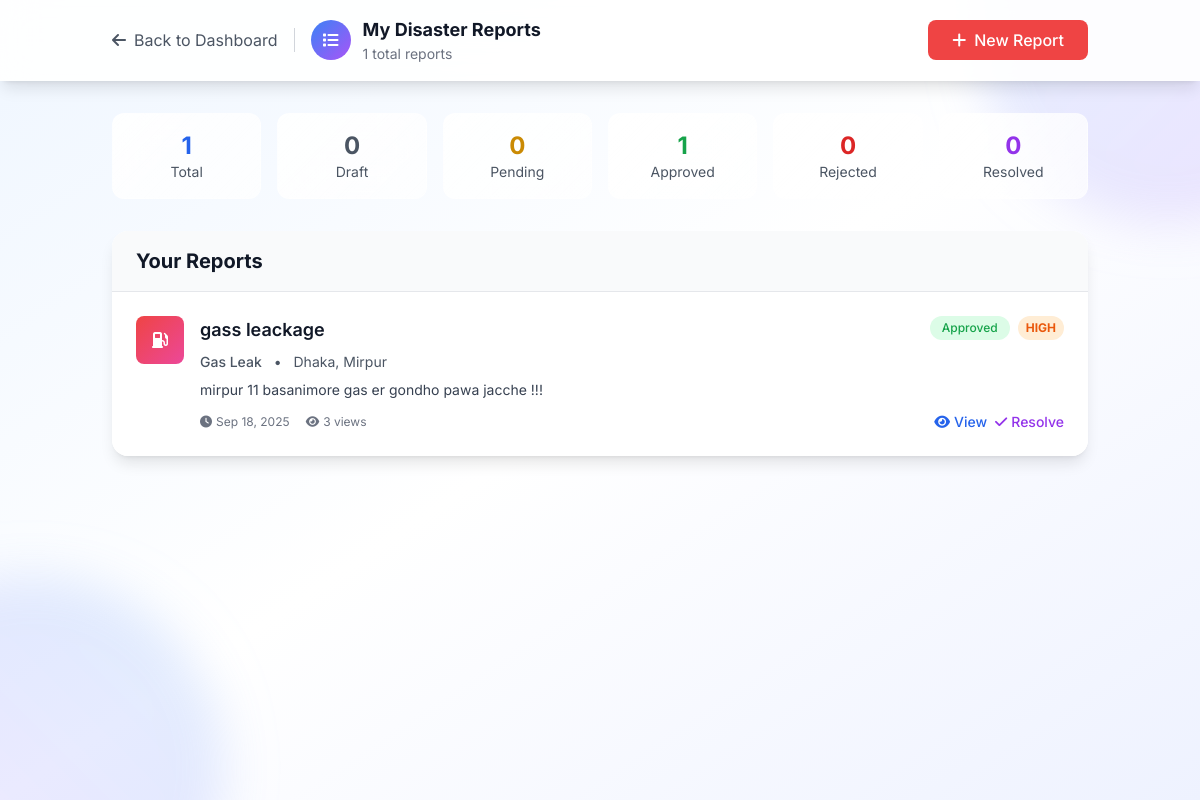
The app's page /disasters/my-disasters/ (signed in) with its own data.
### disasters/models.py (models this page shows, shortened)
class Disaster(models.Model):
    DISASTER_TYPE_CHOICES = [
        ('earthquake', 'Earthquake'),
        ('flood', 'Flood'),
        ('cyclone_storm', 'Cyclone/Storm'),
        ('wildfire', 'Fire (Wildfire)'),
        ('landslide', 'Landslide'),
        ('drought', 'Drought'),
        ('tsunami', 'Tsunami'),
        ('natural_other', 'Natural - Others'),
        ('building_fire', 'Building Fire'),
        ('industrial_accident', 'Industrial Accident'),
        ('chemical_spill', 'Chemical Spill'),
        ('transportation_accident', 'Transportation Accident'),
        ('bomb_threat', 'Bomb Threat/Explosion'),
        ('gas_leak', 'Gas Leak'),
        ('structural_collapse', 'Structural Collapse'),
        ('manmade_other', 'Man-Made - Others'),
    ]
    CATEGORY_CHOICES = [
        ('natural', 'Natural Disaster'),
        ('manmade', 'Man-Made Disaster'),
    ]
    SEVERITY_CHOICES = [
        ('critical', 'Critical'),
        ('high', 'High'),
        ('medium', 'Medium'),
        ('low', 'Low'),
    ]
    STATUS_CHOICES = [
        ('draft', 'Draft'),
        ('pending', 'Pending Review'),
        ('approved', 'Approved'),
        ('rejected', 'Rejected'),
        ('resolved', 'Resolved'),
        ('cancelled', 'Cancelled'),
    ]
    title = models.CharField(max_length=200)
    disaster_type = models.CharField(max_length=30, choices=DISASTER_TYPE_CHOICES)
    category = models.CharField(max_length=10, choices=CATEGORY_CHOICES)
    severity = models.CharField(max_length=10, choices=SEVERITY_CHOICES)
    description = models.TextField(help_text="Minimum 50 characters required")
    city = models.CharField(max_length=100)
    area_sector = models.CharField(max_length=100)
    specific_address = models.TextField(blank=True, help_text="Optional specific address")
    landmarks = models.CharField(max_length=200, blank=True, help_text="Nearby landmarks")
    incident_datetime = models.DateTimeField(help_text="When the disaster actually occurred")
    created_at = models.DateTimeField(auto_now_add=True)
    updated_at = models.DateTimeField(auto_now=True)
    reporter = models.ForeignKey(User, on_delete=models.CASCADE, related_name='reported_disasters')
    emergency_contact = models.CharField(max_length=15, blank=True, help_text="Emergency contact on scene")
    status = models.CharField(max_length=15, choices=STATUS_CHOICES, default='draft')
    approved_by = models.ForeignKey(User, on_delete=models.SET_NULL, null=True, blank=True,
                                    related_name='approved_disasters')
    approved_at = models.DateTimeField(null=True, blank=True)
    rejection_reason = models.TextField(blank=True)
    resolved_at = models.DateTimeField(null=True, blank=True)
    resolution_notes = models.TextField(blank=True)
    view_count = models.PositiveIntegerField(default=0)
    is_active = models.BooleanField(default=True)
    class Meta:
        ordering = ['-created_at']
        indexes = [
            models.Index(fields=['status', 'city', 'area_sector']),
            models.Index(fields=['disaster_type', 'severity']),
            models.Index(fields=['created_at']),
        ]
    def get_severity_color(self):
        colors = {
            'critical': 'text-red-600 bg-red-100',
            'high': 'text-orange-600 bg-orange-100',
            'medium': 'text-yellow-600 bg-yellow-100',
            'low': 'text-green-600 bg-green-100'
        }
        return colors.get(self.severity, 'text-gray-600 bg-gray-100')
    def get_disaster_icon(self):
        icons = {
            'earthquake': 'fas fa-mountain',
            'flood': 'fas fa-water',
            'cyclone_storm': 'fas fa-wind',
            'wildfire': 'fas fa-fire',
            'landslide': 'fas fa-mountain',
            'drought': 'fas fa-sun',
            'tsunami': 'fas fa-water',
            'building_fire': 'fas fa-fire-extinguisher',
            'industrial_accident': 'fas fa-industry',
            'chemical_spill': 'fas fa-vial',
            'transportation_accident': 'fas fa-car-crash',
            'bomb_threat': 'fas fa-bomb',
            'gas_leak': 'fas fa-gas-pump',
            'structural_collapse': 'fas fa-building',
        }
        return icons.get(self.disaster_type, 'fas fa-exclamation-triangle')

### disasters/views.py (the view)
# urls.py: path('my-disasters/', views.my_disasters, name='my_disasters'),
@login_required
def my_disasters(request):
    disasters = Disaster.objects.filter(reporter=request.user).order_by('-created_at')
    stats = {
        'total': disasters.count(),
        'draft': disasters.filter(status='draft').count(),
        'pending': disasters.filter(status='pending').count(),
        'approved': disasters.filter(status='approved').count(),
        'rejected': disasters.filter(status='rejected').count(),
        'resolved': disasters.filter(status='resolved').count(),
    }
    paginator = Paginator(disasters, 10)
    page_number = request.GET.get('page')
    page_obj = paginator.get_page(page_number)
    context = {
        'page_obj': page_obj,
        'stats': stats,
    }
    return render(request, 'disasters/my_disasters.html', context)

### disasters/templatetags/disasters_tags.py (called while the page is built)
@register.filter
def status_color(status):
    colors = {
        'draft': 'text-gray-600 bg-gray-100',
        'pending': 'text-yellow-600 bg-yellow-100',
        'approved': 'text-green-600 bg-green-100',
        'rejected': 'text-red-600 bg-red-100',
        'resolved': 'text-blue-600 bg-blue-100',
        'cancelled': 'text-gray-600 bg-gray-100'
    }
    return colors.get(status, 'text-gray-600 bg-gray-100')

### templates/disasters/my_disasters.html (shortened to what this page needs)
{% load static %}
{% load disasters_tags %}
<!DOCTYPE html>
<html lang="en">
<head>
    <script src="https://cdn.tailwindcss.com"></script>
    <link rel="stylesheet" href="https://cdnjs.cloudflare.com/ajax/libs/font-awesome/6.4.0/css/all.min.css">
</head>
<body class="min-h-screen bg-gradient-to-br from-blue-50 via-white to-indigo-50">
    <div class="fixed inset-0 overflow-hidden pointer-events-none">
        <div class="absolute -top-40 -right-40 w-96 h-96 bg-gradient-to-br from-blue-400 to-purple-400 rounded-full mix-blend-multiply filter blur-xl opacity-20 floating-animation"></div>
        <div class="absolute -bottom-40 -left-40 w-96 h-96 bg-gradient-to-tr from-purple-400 to-blue-400 rounded-full mix-blend-multiply filter blur-xl opacity-20 floating-animation" style="animation-delay: 2s;"></div>
    </div>
    <header class="bg-white/90 backdrop-blur-lg shadow-lg sticky top-0 z-50 border-b border-white/20">
        <div class="container mx-auto px-6 py-4 flex items-center justify-between">
            <div class="flex items-center space-x-4">
                <a href="{% if user.user_type == 'citizen' %}{% url 'citizen_dashboard' %}{% elif user.user_type == 'service_provider' %}{% url 'service_provider_dashboard' %}{% else %}{% url 'homepage' %}{% endif %}"
                   class="text-gray-600 hover:text-blue-500 transition-colors">
                    <i class="fas fa-arrow-left mr-2"></i>Back to Dashboard
                </a>
                <div class="flex items-center space-x-3">
                    <div class="w-10 h-10 bg-gradient-to-br from-blue-500 to-purple-500 rounded-full flex items-center justify-center text-white">
                        <i class="fas fa-list"></i>
                    </div>
                    <div>
                        <h1 class="text-lg font-bold text-gray-900">My Disaster Reports</h1>
                        <p class="text-sm text-gray-500">{{ stats.total }} total reports</p>
                    </div>
                </div>
            </div>
            <a href="{% url 'disasters:create_disaster' %}"
               class="bg-red-500 text-white px-6 py-2 rounded-lg hover:bg-red-600 transition-colors font-medium">
                <i class="fas fa-plus mr-2"></i>New Report
            </a>
        </div>
    </header>
    <div class="container mx-auto px-6 py-8 relative z-10">
        <div class="grid grid-cols-2 md:grid-cols-3 lg:grid-cols-6 gap-4 mb-8">
            <div class="stats-card rounded-xl p-4 text-center">
                <div class="text-2xl font-bold text-blue-600">{{ stats.total }}</div>
                <div class="text-sm text-gray-600">Total</div>
            </div>
            <div class="stats-card rounded-xl p-4 text-center">
                <div class="text-2xl font-bold text-gray-600">{{ stats.draft }}</div>
                <div class="text-sm text-gray-600">Draft</div>
            </div>
            <div class="stats-card rounded-xl p-4 text-center">
                <div class="text-2xl font-bold text-yellow-600">{{ stats.pending }}</div>
                <div class="text-sm text-gray-600">Pending</div>
            </div>
            <div class="stats-card rounded-xl p-4 text-center">
                <div class="text-2xl font-bold text-green-600">{{ stats.approved }}</div>
                <div class="text-sm text-gray-600">Approved</div>
            </div>
            <div class="stats-card rounded-xl p-4 text-center">
                <div class="text-2xl font-bold text-red-600">{{ stats.rejected }}</div>
                <div class="text-sm text-gray-600">Rejected</div>
            </div>
            <div class="stats-card rounded-xl p-4 text-center">
                <div class="text-2xl font-bold text-purple-600">{{ stats.resolved }}</div>
                <div class="text-sm text-gray-600">Resolved</div>
            </div>
        </div>
        {% if page_obj.object_list %}
            <div class="bg-white rounded-2xl shadow-lg overflow-hidden">
                <div class="px-6 py-4 border-b border-gray-200 bg-gray-50">
                    <h2 class="text-xl font-bold text-gray-900">Your Reports</h2>
                </div>
                <div class="divide-y divide-gray-200">
                    {% for disaster in page_obj.object_list %}
                        <div class="disaster-row p-6 hover:bg-gray-50 transition-colors">
                            <div class="flex items-start justify-between">
                                <div class="flex items-start space-x-4 flex-1">
                                    <div class="w-12 h-12 bg-gradient-to-br from-red-500 to-pink-500 rounded-lg flex items-center justify-center text-white flex-shrink-0">
                                        <i class="{{ disaster.get_disaster_icon }}"></i>
                                    </div>
                                    <div class="flex-1 min-w-0">
                                        <div class="flex items-start justify-between mb-2">
                                            <h3 class="text-lg font-semibold text-gray-900 truncate">{{ disaster.title }}</h3>
                                            <div class="flex items-center space-x-2 ml-4">
                                                <span class="inline-flex px-3 py-1 text-xs font-medium rounded-full {{ disaster.status|status_color }}">
                                                    {{ disaster.get_status_display }}
                                                </span>
                                                <span class="inline-flex px-2 py-1 text-xs font-bold rounded-full {{ disaster.get_severity_color }}">
                                                    {{ disaster.get_severity_display|upper }}
                                                </span>
                                            </div>
                                        </div>
                                        <div class="text-sm text-gray-600 mb-2">
                                            <span class="font-medium">{{ disaster.get_disaster_type_display }}</span>
                                            <span class="mx-2">•</span>
                                            <span>{{ disaster.city }}, {{ disaster.area_sector }}</span>
                                        </div>
                                        <p class="text-gray-700 text-sm mb-3 line-clamp-2">{{ disaster.description|truncatechars:150 }}</p>
                                        <div class="flex items-center justify-between">
                                            <div class="flex items-center space-x-4 text-xs text-gray-500">
                                                <span class="flex items-center">
                                                    <i class="fas fa-clock mr-1"></i>
                                                    {{ disaster.created_at|date:"M j, Y" }}
                                                </span>
                                                <span class="flex items-center">
                                                    <i class="fas fa-eye mr-1"></i>
                                                    {{ disaster.view_count }} views
                                                </span>
                                            </div>
                                            <div class="flex items-center space-x-2">
                                                <a href="{% url 'disasters:disaster_detail' disaster.id %}"
                                                   class="text-blue-600 hover:text-blue-700 text-sm font-medium">
                                                    <i class="fas fa-eye mr-1"></i>View
                                                </a>
                                                {% if disaster.status == 'approved' and disaster.reporter == user %}
                                                    <button onclick="markAsResolved({{ disaster.id }})"
                                                            class="text-purple-600 hover:text-purple-700 text-sm font-medium">
                                                        <i class="fas fa-check mr-1"></i>Resolve
                                                    </button>
                                                {% endif %}
                                            </div>
                                        </div>
                                    </div>
                                </div>
                            </div>
                        </div>
                    {% endfor %}
                </div>
            </div>
        {% endif %}
    </div>
</body>
</html>

### templates/disasters/my_disasters.html (style rules this page uses)
body { font-family: 'Inter', sans-serif; }
.stats-card { background: linear-gradient(135deg, rgba(255, 255, 255, 0.9) 0%, rgba(255, 255, 255, 0.7) 100%); backdrop-filter: blur(20px); border: 1px solid rgba(255, 255, 255, 0.2); transition: all 0.3s ease; }
.disaster-row { background: white; transition: all 0.3s ease; }
.floating-animation { animation: float 6s ease-in-out infinite; }

### records on screen
Disaster: title "gass leackage", status "Approved", severity "HIGH", disaster_type "Gas Leak", city "Dhaka", area_sector "Mirpur", description "mirpur 11 basanimore gas er gondho pawa jacche !!!", created_at "Sep 18, 2025", view_count "3"

### other values on screen
{{ stats.total }} "1"
{{ stats.draft }} "0"
{{ stats.pending }} "0"
{{ stats.approved }} "1"
{{ stats.rejected }} "0"
{{ stats.resolved }} "0"
